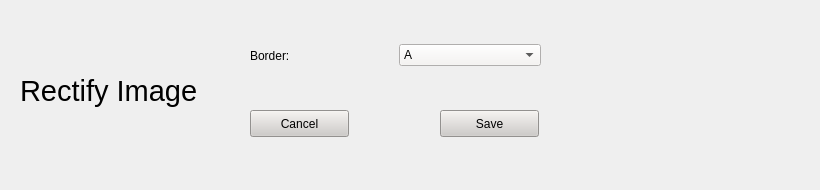
        <widget class="QWidget" name="RectifyImage">
         <property name="styleSheet">
          <string notr="true">border-color: rgb(255, 255, 255);</string>
         </property>
         <widget class="QLabel" name="label_5">
          <property name="geometry">
           <rect>
            <x>20</x>
            <y>50</y>
            <width>201</width>
            <height>81</height>
           </rect>
          </property>
          <property name="font">
           <font>
            <pointsize>22</pointsize>
           </font>
          </property>
          <property name="text">
           <string>Rectify Image</string>
          </property>
         </widget>
         <widget class="QWidget" name="widget_3" native="true">
          <property name="geometry">
           <rect>
            <x>570</x>
            <y>10</y>
            <width>241</width>
            <height>171</height>
           </rect>
          </property>
          <property name="styleSheet">
           <string notr="true">image: url(:/resources/rectifyImage.jpg);
border-color: white;</string>
          </property>
         </widget>
         <widget class="QWidget" name="horizontalLayoutWidget_6">
          <property name="geometry">
           <rect>
            <x>250</x>
            <y>40</y>
            <width>291</width>
            <height>31</height>
           </rect>
          </property>
          <layout class="QHBoxLayout" name="horizontalLayout_11">
           <item>
            <widget class="QLabel" name="label_21">
             <property name="text">
              <string>Border:</string>
             </property>
            </widget>
           </item>
           <item>
            <widget class="QComboBox" name="comboBoxRectfy">
             <property name="styleSheet">
              <string notr="true">background-color: rgb(246, 244, 242);</string>
             </property>
             <item>
              <property name="text">
               <string>A</string>
              </property>
             </item>
             <item>
              <property name="text">
               <string>B</string>
              </property>
             </item>
             <item>
              <property name="text">
               <string>C</string>
              </property>
             </item>
             <item>
              <property name="text">
               <string>D</string>
              </property>
             </item>
            </widget>
           </item>
          </layout>
         </widget>
         <widget class="QPushButton" name="pushButton_9">
          <property name="geometry">
           <rect>
            <x>250</x>
            <y>110</y>
            <width>99</width>
            <height>27</height>
           </rect>
          </property>
          <property name="styleSheet">
           <string notr="true">background-color: rgb(206, 203, 200);</string>
          </property>
          <property name="text">
           <string>Cancel</string>
          </property>
         </widget>
         <widget class="QPushButton" name="pushButton_10">
          <property name="geometry">
           <rect>
            <x>440</x>
            <y>110</y>
            <width>99</width>
            <height>27</height>
           </rect>
          </property>
          <property name="styleSheet">
           <string notr="true">background-color: rgb(206, 203, 200);</string>
          </property>
          <property name="text">
           <string>Save</string>
          </property>
         </widget>
        </widget>
